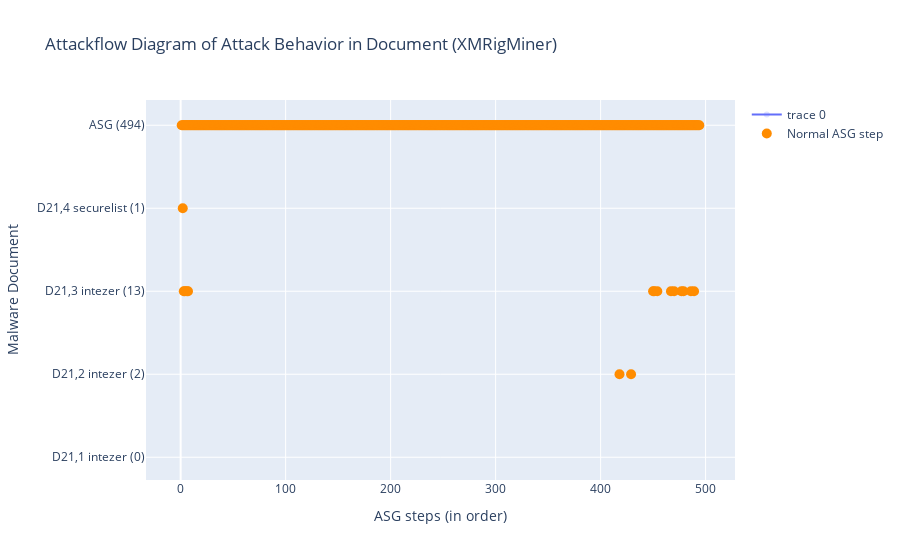

The notebook cell this image was saved under:
### Markdown cell above
### Run Script: draw Lifecycle diagram
- 兩個 traces (legend) 一般的 OP 和 ChangeSys OP。分兩個顏色，不重疊。
- x: [a,a,a,a,b,b,b,c,c,c] 不同 report 的 step 可以放同一個 list，因為屬於同個 trace。

### Code cell
# import plotly.express as px
import plotly
import plotly.graph_objects as go

def symmetric_difference(list1: list, list2: list) -> list:
    ''' return list1 - list2. '''
    s = set(list2)
    temp3 = [x for x in list1 if x not in s]
    return temp3

def draw_lifecycle(fset:FamilySet):
    familname = fset.familyname
    # reportnames = [rem.reportname for rem in fset.rem_lst if len(rem.match_regex)]

    fig = go.Figure()
    x, y = [], []
    x_sys, y_sys = [], []
    empty_columns = []

    for i, rem in enumerate(fset.rem_lst):
        numOfDot = len(rem.ASGstep_order_index)
        reportname = rem.reportname
        try:
            reportname = rem.reportname.split('.')[0]
            reportname = reportname.split('-')[1]
        except:
            print('source domian of report not found.')
            pass
        if reportname == 'Ms':
            reportname = 'Microsoft'
        idx = get_report_id(rem.reportname, mdf)
        reportname = f"{idx} {reportname}"
        reportname += f' ({numOfDot})'
        if len(rem.ASGstep_order_index) == 0:
            empty_columns.append(reportname)
            continue
        x_sys.extend(rem.SysASGstep_order_index) # 改變系統設定檔的 OP (這個變數有問題!!!)
        y_sys.extend([reportname] * len(rem.SysASGstep_order_index))
        current_x_normal = symmetric_difference(rem.ASGstep_order_index, rem.SysASGstep_order_index) # 一般的/其餘的 OP
        # print(reportname, 'numOfDot', numOfDot, 'rem.ASGstep_order_index', rem.ASGstep_order_index)
        # print('x_normal', current_x_normal, 'x_sys', rem.SysASGstep_order_index)
        x.extend(current_x_normal)
        y.extend([reportname] * len(current_x_normal))
        pass
    # todo: add baseline's lifecycle
    num_allstep = len(set(fset.sample.step_list))
    rowname = f'ASG ({num_allstep})'
    current_x_system = fset.sample.ASGstep_sysOnly_ordered_index # fset.sample.OPset_sysOnly_ordered_index
    current_x_normal = symmetric_difference(list(range(num_allstep)), current_x_system) # all steps - sysobj steps
    # print(sorted(current_x_system)) # 只能放UPDATE的，OPEN/READ不能喔
    x_sys.extend(current_x_system)
    y_sys.extend([rowname] * len(current_x_system)) 
    x.extend(current_x_normal)
    y.extend([rowname] * len(current_x_normal))
    # print(rowname, len(fset.sample.OPset), len(current_x_system), len(current_x_normal))

    # for empty_columns when report has no OPs
    for empty_col in empty_columns:
        fig.add_trace(go.Scatter(x=[0,], y=[empty_col,], marker=dict(opacity=0)))
    
    # normal OPs
    x = [idx+1 for idx in x] # add 1 to each asg index
    fig.add_trace(go.Scatter(
        x=x,
        y=y,
        marker=dict(color="darkorange", size=10),
        mode="markers",
        name="Normal ASG step", # Normal Operation Pair
    ))

    # changeSysObj OPs
    x_sys = x = [idx+1 for idx in x_sys]
    fig.add_trace(go.Scatter(
        x=x_sys,
        y=y_sys,
        marker=dict(color="blue", size=10),
        mode="markers",
        name="Change system state ASG step", # Change SR Operation Pair
    ))

    fig.update_layout(title=f"Attackflow Diagram of Attack Behavior in Document ({familname})",
                    xaxis_title="ASG steps (in order)",
                    yaxis_title="Malware Document")
    fig.show()

    if not os.path.exists("imgs"):
        os.mkdir("imgs")
    # fig.write_image(f"./imgs/{familname}_lifecycle.png") # bug -> no responce
    # plotly.offline.plot(fig, filename=f"./imgs/{familname}_lifecycle.html", auto_open=False)
    pass

draw_lifecycle(fset)

### Figure 1 — Plotly figure (JSON) as saved in the notebook; plotly's stock layout.template omitted (floating-point values rounded to 4 significant figures; data arrays with more than 128 entries replaced by an {"elided": "..."} marker saying what was removed)
{"data": [{"marker": {"opacity": 0}, "type": "scatter", "x": [0], "y": ["D21,1 intezer (0)"]}, {"marker": {"color": "darkorange", "size": 10}, "mode": "markers", "name": "Normal ASG step", "type": "scatter", "x": {"elided": "510 int values"}, "y": {"elided": "510 str values"}}, {"marker": {"color": "blue", "size": 10}, "mode": "markers", "name": "Change system state ASG step", "type": "scatter", "x": [], "y": []}], "layout": {"title": {"text": "Attackflow Diagram of Attack Behavior in Document (XMRigMiner)"}, "xaxis": {"title": {"text": "ASG steps (in order)"}}, "yaxis": {"title": {"text": "Malware Document"}}}}
